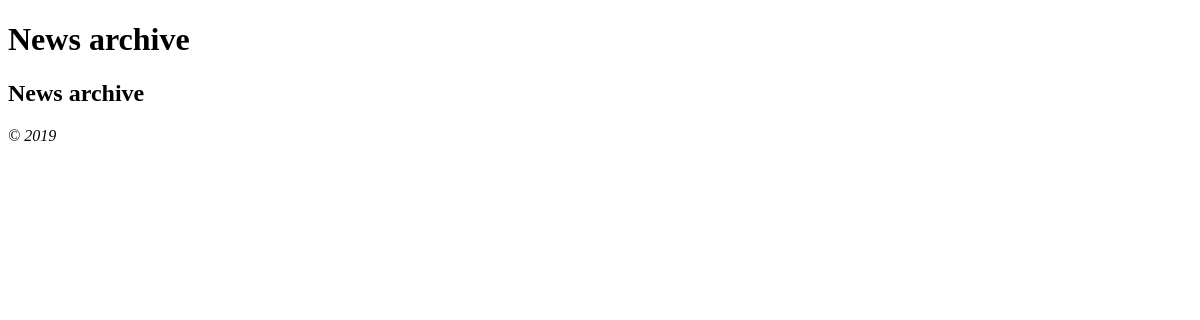
Before: /index.php/news with the older database file.
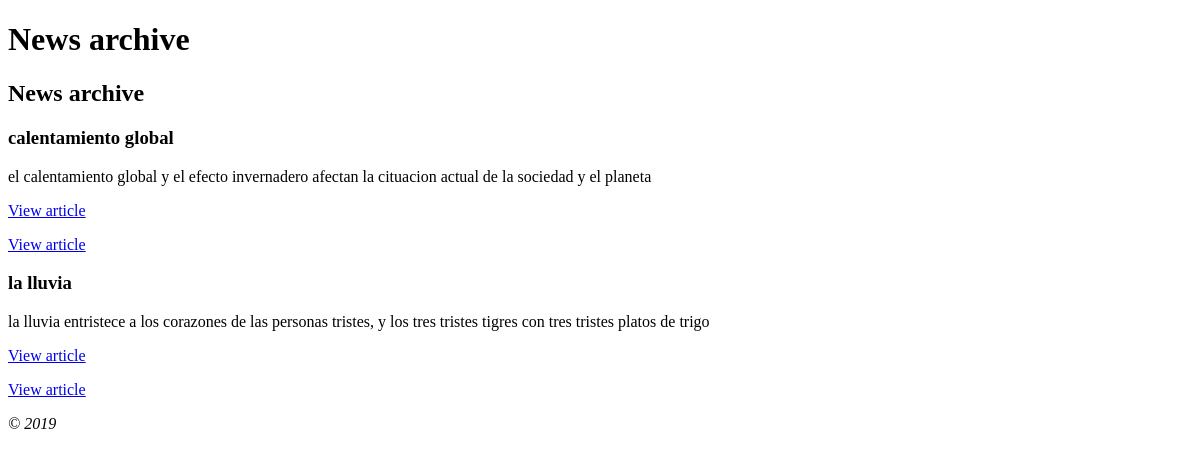
After: the same page with the newer database file.
### tables this page shows
CREATE TABLE IF NOT EXISTS `news` (
  `id` int(11) NOT NULL AUTO_INCREMENT,
  `title` varchar(128) NOT NULL,
  `slug` varchar(128) NOT NULL,
  `text` text NOT NULL,
  PRIMARY KEY (`id`),
  KEY `slug` (`slug`)
);

### application/controllers/news.php (called while the page is built, shortened)
<?php
class News extends CI_Controller{
    public function __construct()
    {
        $this->load->model('news_model');
        $this->load->helper('url_helper');
    }
    public function index()
    {
        $data['news'] = $this->news_model->get_news();
        $data['title'] = 'News archive';
        $this->load->view('templates/header', $data);
        $this->load->view('news/index', $data);
        $this->load->view('templates/footer');
    }
}
?>

### index.php (called while the page is built, shortened)
<?php
require_once BASEPATH.'core/CodeIgniter.php';

### application/models/News_model.php (called while the page is built, shortened)
<?php
    class News_model extends CI_Model {
        public function get_news($slug = FALSE)
        {
            if($slug === FALSE)
            {
                $query = $this->db->get('news');
                return $query->result_array();
            }
            $query->$this->db->get_where('news', array('news'=>$slug));
            return $query->row_array();
        }
    }
?>

### application/views/news/index.php (the view)
<h2><?php echo $title; ?></h2>
<?php foreach ($news as $news_item): ?>
        <h3><?php echo $news_item['title']; ?> </h3>
        <div class="main">
            <?php echo $news_item['text']; ?>
        </div>
        <p><a href="<?php echo site_url('news/'.$news_item['slug']); ?>">View article</a></p>
        <p><a href="<?php echo site_url('news/'.$news_item['slug']); ?>">View article</a></p>
<?php endforeach; ?>

### application/views/templates/header.php (shortened to what this page needs)
<!DOCTYPE html>
<html lang="en">
<head>
</head>
<body>
    <h1><?php echo $title; ?></h1>

### application/views/templates/footer.php
        <em>&copy; 2019 </em>
    </body>
</html>

Changed rows visible on the page:
added news: title "calentamiento global", text "el calentamiento global y el efecto invernadero afectan la cituacion actual de la sociedad y el planeta"
added news: title "la lluvia", text "la lluvia entristece a los corazones de las personas tristes, y los tres tristes tigres con tres tristes platos de trigo"
